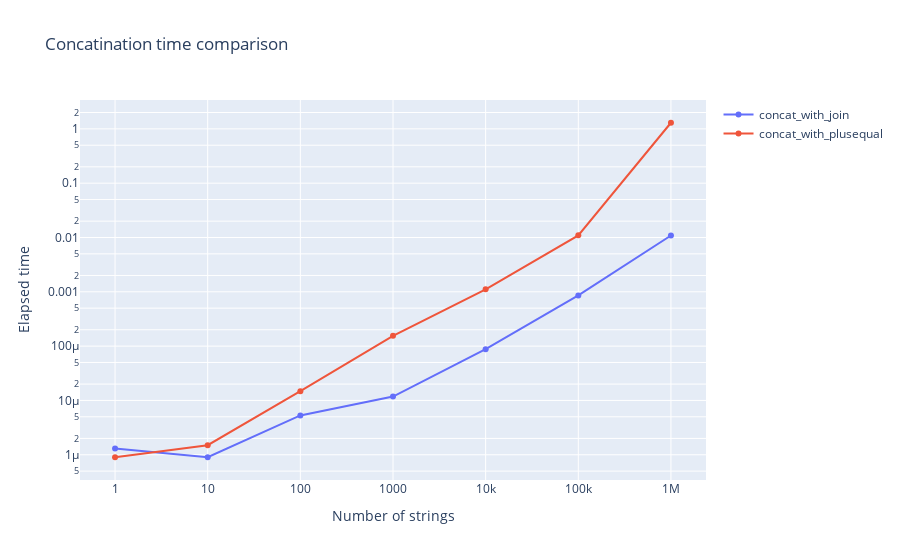

Here is the notebook cell this chart was saved with:
### Markdown cell above
<p dir="rtl" style="text-align: right; direction: rtl; float: right; clear: both;">
    בונוס: בצעו ניתוח מעניין אחר, כמו מיהם האומנים שמשתמשים בהכי הרבה מילים בשירים שלהם!
</p>

### Code cell


### Figure 1 — Plotly figure (JSON) as saved in the notebook; plotly's stock layout.template omitted (floating-point values rounded to 4 significant figures)
{"data": [{"mode": "lines+markers", "name": "concat_with_join", "type": "scatter", "x": [1, 10, 100, 1000, 10000, 100000, 1000000], "y": [1.3e-06, 9e-07, 5.3e-06, 1.18e-05, 8.78e-05, 0.0008571, 0.0109]}, {"mode": "lines+markers", "name": "concat_with_plusequal", "type": "scatter", "x": [1, 10, 100, 1000, 10000, 100000, 1000000], "y": [9e-07, 1.5e-06, 1.48e-05, 0.0001547, 0.001112, 0.01094, 1.296]}], "layout": {"title": {"text": "Concatination time comparison"}, "xaxis": {"title": {"text": "Number of strings"}, "type": "log"}, "yaxis": {"title": {"text": "Elapsed time"}, "type": "log"}}}
